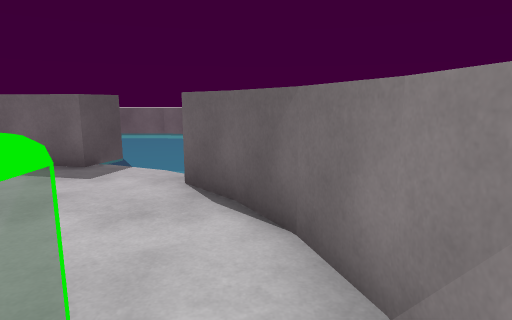
[1] (above)

16 first-person views from a walk through a scene from a Unity 3-D project. The camera is 1.4 m above the floor, tilts 10° down and sees 75° across. The floor is counted in squares, 1 m on a side. Each view is taken from the middle of a square. On the plan, view 1 faces up. The plan holds only what a view shows up to about 15 squares ahead; the rest is blank. The place goes on beyond the plan. The player is left out.

[2]
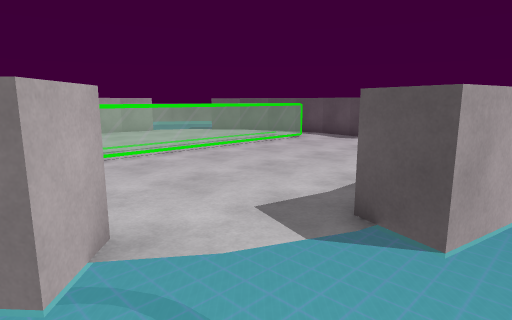

[3]
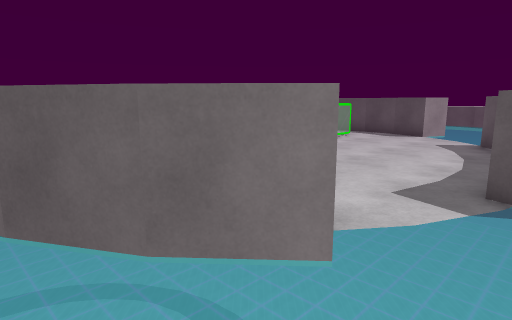

[4]
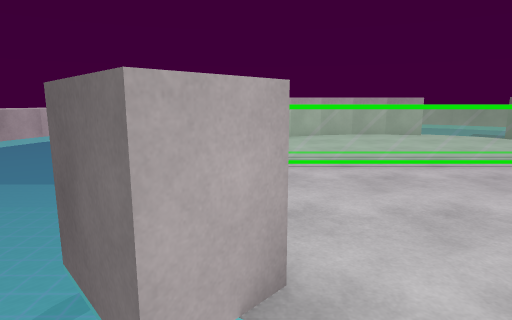

[5]
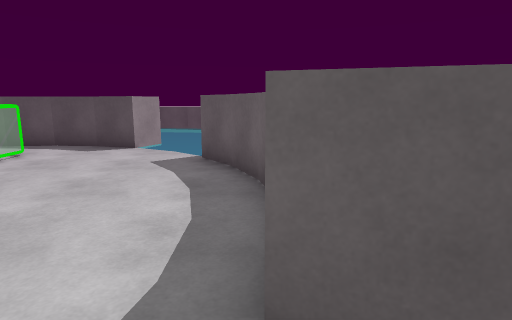

[6]
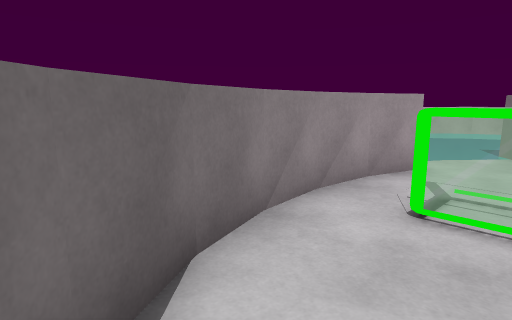

[7]
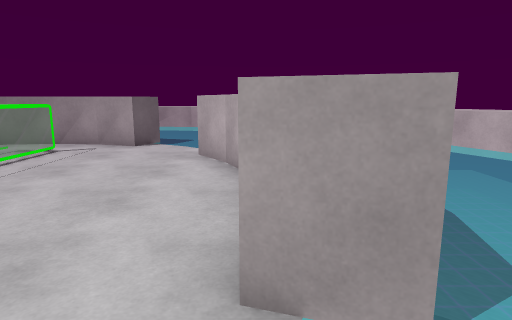

[8]
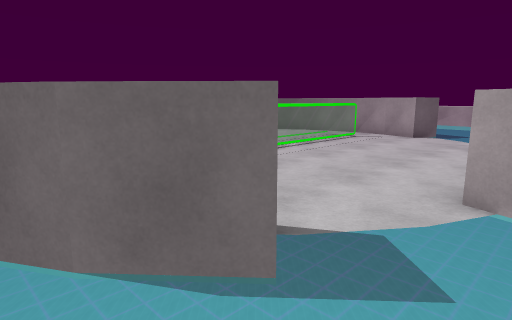

[9]
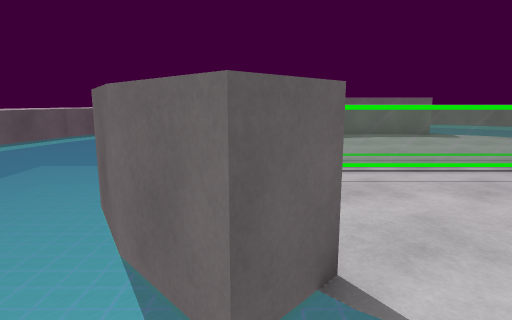

[10]
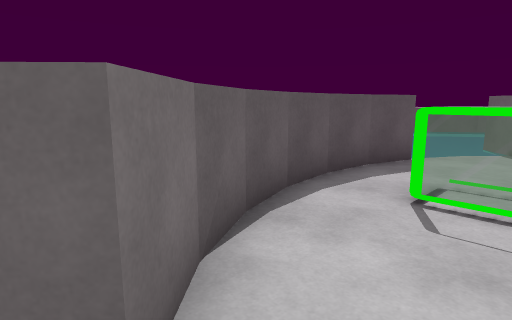

[11]
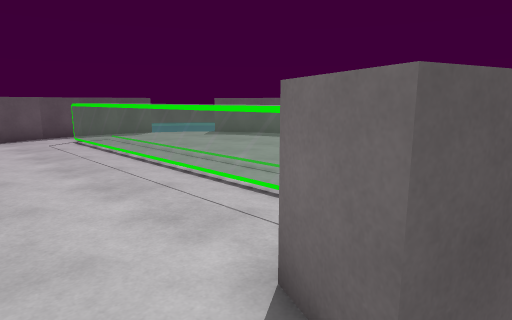

[12]
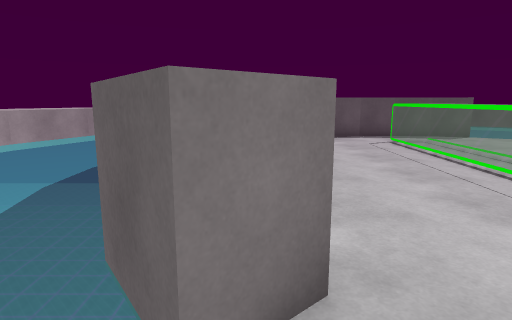

[13]
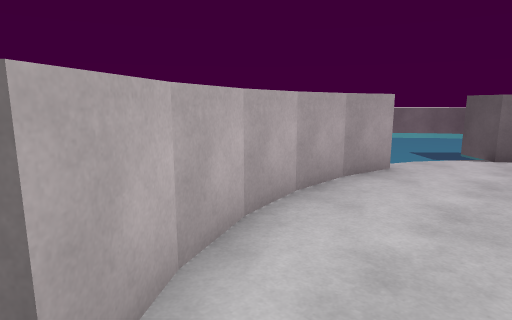

[14]
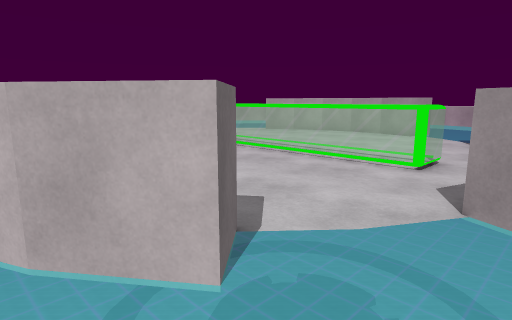

[15]
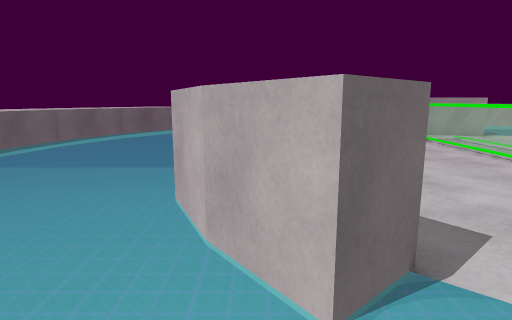

[16]
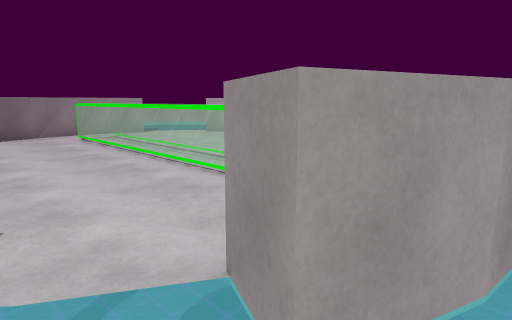

### Floor plan
Key: @ floor where view 1 was taken; # wall or solid block; . floor; ^ raised ledge.
Columns run from 20 left of view 1 to 9 right of it. Each row starts with its distance up from view 1.
 16                    ^
 15               ^^^^^^ ^
 14                   ^^^^
 13                      ^^
 12
 11
 10
  9                     .
  8        .   ##  ##  .  .
  7 ^^^    . ########..
  6  ^       ##........##
  5 ^^    .  ..........###
  4  ^      ............##
  3        ##............#
  2       ##.............#
  1        #..^^^^^^^^^^.#
  0        #..^^^^^^^^^^@#
 -1        ##............#
 -2        ##............##
 -3        ##.............
 -4         ##........... .     ^
 -5          #........## .      ^
 -6           ..########       ^^^
 -7        . .  #
 -8    ^
 -9    ^^
-10
-11
-12        ^^            ^^
-13        ^ ^^        ^^^
-14        ^ ^           ^^

Where each view was taken, in squares from view 1:
view 1: 0 up, 0 right, facing up
view 2: 9 up, 0 right, facing down-left
view 3: 8 up, 2 right, facing down-left
view 4: 8 up, 1 left, facing down
view 5: 7 up, 2 left, facing left
view 6: 5 up, 2 left, facing down-right
view 7: 6 down, 10 left, facing right
view 8: 7 down, 13 left, facing up-right
view 9: 7 down, 11 left, facing up
view 10: 5 down, 9 left, facing up-left
view 11: 4 down, 2 right, facing up-left
view 12: 5 down, 1 right, facing left
view 13: 3 down, 1 left, facing down-left
view 14: 8 up, 13 left, facing down-right
view 15: 7 up, 13 left, facing right
view 16: 5 up, 14 left, facing down-right
